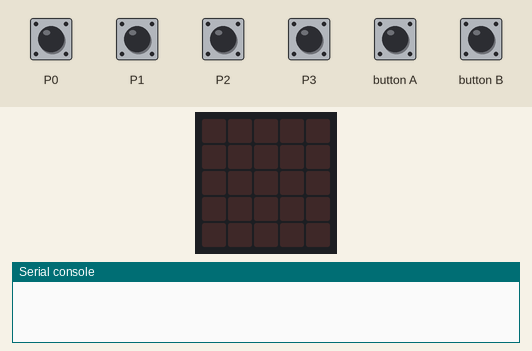
Bench run of a program on a simulated Calliope mini (MakeCode). On the bench: the board's 5×5 LED display, the last lines printed to the serial console. The test bench sets the inputs (shaded band). No radio messages arrive unless stated (any console line starting 'radio sent:' is added by the test bench).

Above: at 1.2 s.
1.3 s: touch pin P0 pressed for 0.15 s
At 2.5 s:
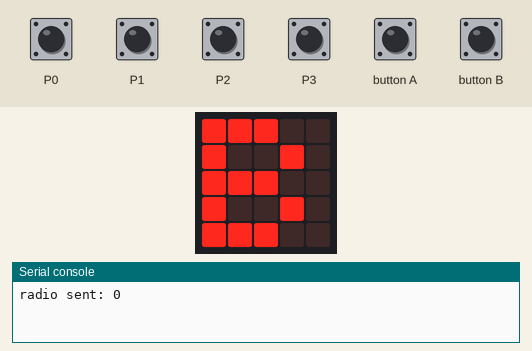
2.9 s: button A pressed for 0.15 s
At 3.4 s:
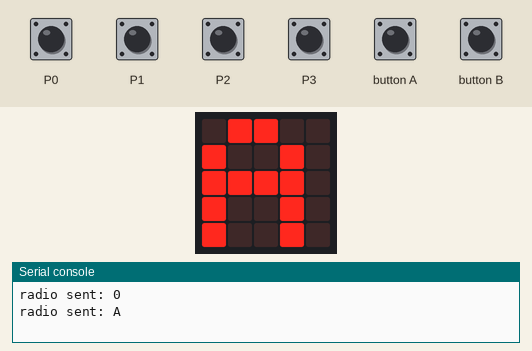
4.5 s: touch pin P1 pressed for 0.15 s
At 5.1 s:
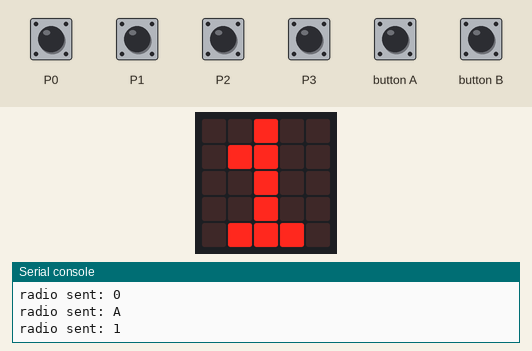
6.1 s: button B pressed for 0.15 s
At 7.0 s:
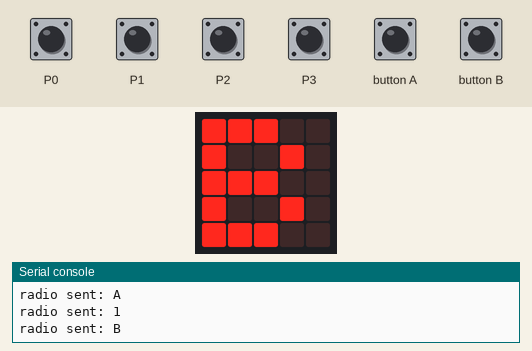
7.7 s: touch pin P2 pressed for 0.15 s
At 8.7 s:
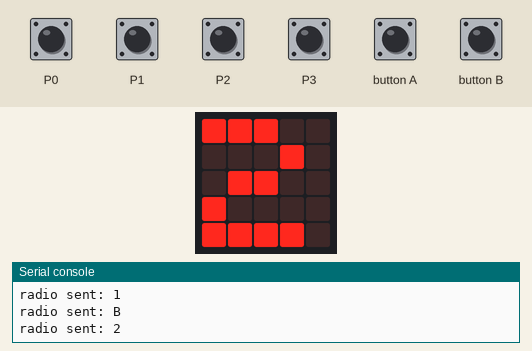
9.3 s: touch pin P3 pressed for 0.15 s
At 10.0 s:
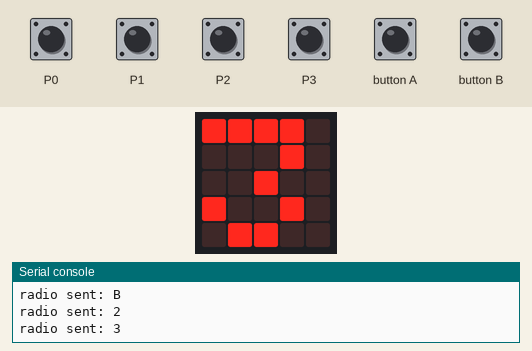
Timing chart, 0 to 11.9 s (numbered marks = the images above; inputs shaded):
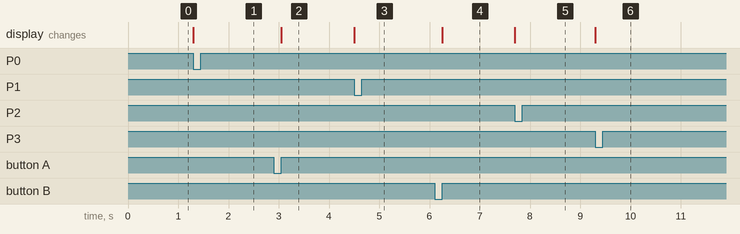

The program:

main.ts
```typescript
enum RadioMessage {
    message1 = 49434,
    Test = 2239
}
radio.onReceivedNumber(function (receivedNumber) {
    basic.showNumber(receivedNumber)
})
input.onPinTouchEvent(TouchPin.P1, input.buttonEventDown(), function () {
    radio.sendNumber(1)
    basic.showNumber(1)
})
input.onButtonEvent(Button.A, input.buttonEventClick(), function () {
    radio.sendString("A")
    basic.showString("A")
})
input.onButtonEvent(Button.B, input.buttonEventClick(), function () {
    radio.sendString("B")
    basic.showString("B")
})
radio.onReceivedString(function (receivedString) {
    basic.showString(receivedString)
})
input.onPinTouchEvent(TouchPin.P0, input.buttonEventDown(), function () {
    radio.sendNumber(0)
    basic.showString("B")
})
input.onPinTouchEvent(TouchPin.P2, input.buttonEventDown(), function () {
    radio.sendNumber(2)
    basic.showNumber(2)
})
input.onPinTouchEvent(TouchPin.P3, input.buttonEventDown(), function () {
    radio.sendNumber(3)
    basic.showNumber(3)
})
radio.setGroup(12)
radio.setTransmitPower(7)
```

test.ts
```typescript
// Hier kann man Tests durchführen; diese Datei wird nicht kompiliert, wenn dieses Paket als Erweiterung verwendet wird.
```

Measured:
- after the input at 1.3 s, the display: changes at once (image 1)
- after the input at 2.9 s, the display: changes after 0.15 s (image 2)
- after the input at 4.5 s, the display: changes at once (image 3)
- after the input at 6.1 s, the display: changes after 0.15 s (image 4)
- after the input at 7.7 s, the display: changes at once (image 5)
- after the input at 9.3 s, the display: changes at once (image 6)
